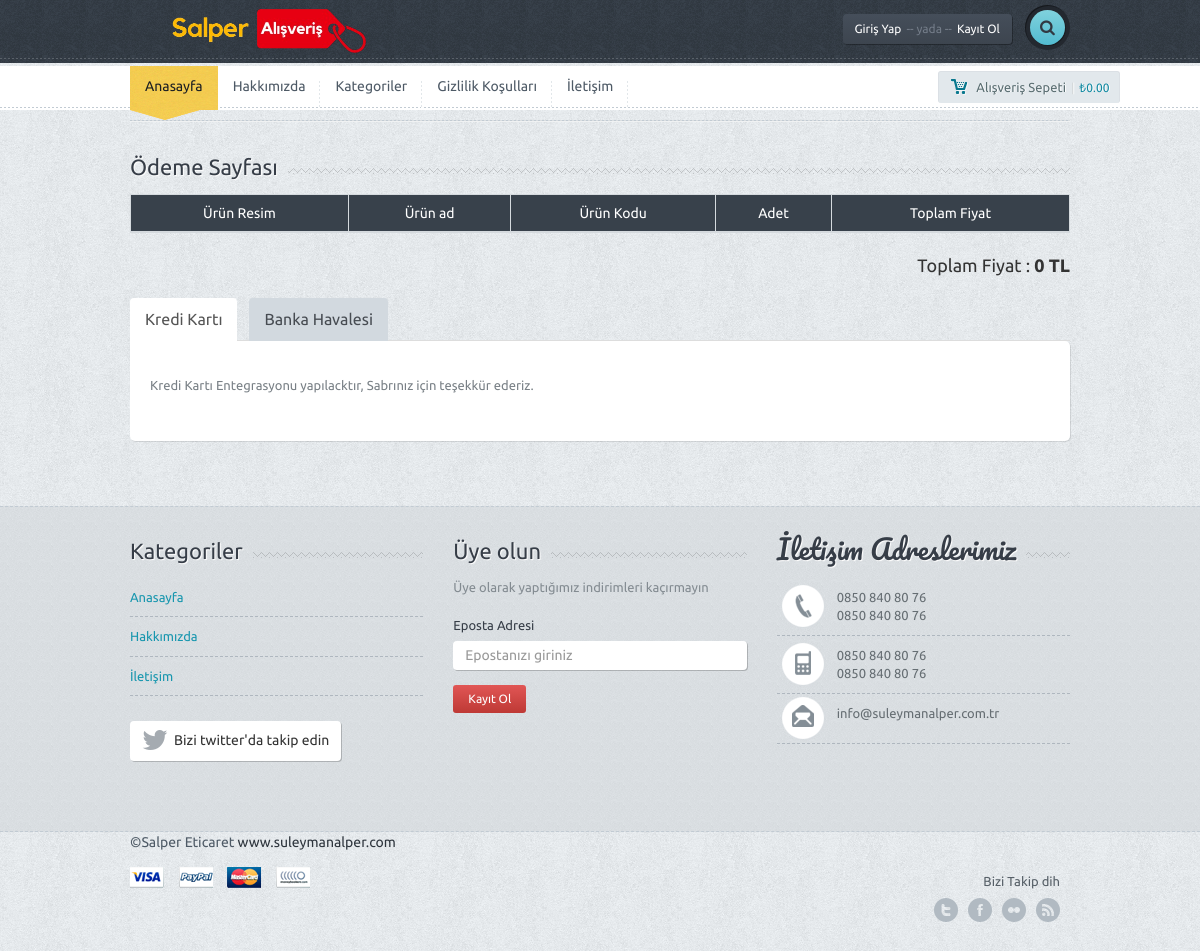
The page /eticaret/odeme.php on the database its author committed.
### tables this page shows
CREATE TABLE `ayar` (
  `ayar_id` int(11) NOT NULL,
  `ayar_logo` varchar(250) NOT NULL,
  `ayar_url` varchar(50) NOT NULL,
  `ayar_title` varchar(250) NOT NULL,
  `ayar_description` varchar(250) NOT NULL,
  `ayar_keywords` varchar(50) NOT NULL,
  `ayar_author` varchar(50) NOT NULL,
  `ayar_tel` varchar(50) NOT NULL,
  `ayar_gsm` varchar(50) NOT NULL,
  `ayar_faks` varchar(50) NOT NULL,
  `ayar_mail` varchar(50) NOT NULL,
  `ayar_ilce` varchar(50) NOT NULL,
  `ayar_il` varchar(50) NOT NULL,
  `ayar_adres` varchar(250) NOT NULL,
  `ayar_mesai` varchar(250) NOT NULL,
  `ayar_maps` varchar(250) NOT NULL,
  `ayar_analystic` varchar(50) NOT NULL,
  `ayar_zopim` varchar(250) NOT NULL,
  `ayar_facebook` varchar(50) NOT NULL,
  `ayar_twitter` varchar(50) NOT NULL,
  `ayar_google` varchar(50) NOT NULL,
  `ayar_youtube` varchar(50) NOT NULL,
  `ayar_smtphost` varchar(50) NOT NULL,
  `ayar_smtpuser` varchar(50) NOT NULL,
  `ayar_smtppassword` varchar(50) NOT NULL,
  `ayar_smtpport` varchar(50) NOT NULL,
  `ayar_bakim` enum('0','1') NOT NULL DEFAULT '1'
);

CREATE TABLE `menu` (
  `menu_id` int(11) NOT NULL,
  `menu_ust` varchar(50) NOT NULL,
  `menu_ad` varchar(100) NOT NULL,
  `menu_detay` text NOT NULL,
  `menu_url` varchar(250) NOT NULL,
  `menu_sira` int(2) NOT NULL,
  `menu_durum` enum('0','1') NOT NULL,
  `menu_seourl` varchar(250) NOT NULL
);

### eticaret/odeme.php (the view, shortened to what this page needs)
<?php include 'header.php'; ?>
<div class="container">
    <div class="lines"></div>
</div>
<div class="container">
    <div class="row">
        <div class="col-md-12">
        </div>
    </div>
    <div class="title-bg">
        <div class="title">Ödeme Sayfası</div>
    </div>
    <div class="table-responsive">
        <table class="table table-bordered chart">
            <thead>
                <tr>
                    <th>Ürün Resim</th>
                    <th>Ürün ad</th>
                    <th>Ürün Kodu</th>
                    <th>Adet</th>
                    <th>Toplam Fiyat</th>
                </tr>
            </thead>
                    <?php
                    $toplam_fiyat = 0;
                    ?>
            </table>
        </div>
        <div class="row">
            <div class="col-md-6">
            </div>
            <div class="col-md-3 col-md-offset-3">
                <div class="subtotal-wrap">
                    <div class="total">Toplam Fiyat : <span class="bigprice"><?php echo $toplam_fiyat ?> TL</span></div>
                </div>
                <div class="clearfix"></div>
            </div>
        </div>
        <div class="tab-review">
            <ul id="myTab" class="nav nav-tabs shop-tab">
                <li class="active"><a href="#desc" data-toggle="tab">Kredi Kartı</a></li>
                <li><a href="#rev" data-toggle="tab">Banka Havalesi </a></li>
            </ul>
            <div id="myTabContent" class="tab-content shop-tab-ct">
                <div class="tab-pane fade active in" id="desc">
                    <p>Kredi Kartı Entegrasyonu yapılacktır, Sabrınız için teşekkür ederiz.</p>
                </div>
        </div>
    </div>
    <div class="spacer"></div>
</div>
<?php include 'footer.php'; ?>

### eticaret/header.php (shortened to what this page needs)
<?php
include 'nedmin/netting/baglan.php';
$ayarsor = $db->prepare("SELECT * FROM ayar where ayar_id=:id");
$ayarsor->execute(array(
  'id' => 0
));
$ayarcek = $ayarsor->fetch(PDO::FETCH_ASSOC);
if (isset($_SESSION['userkullanici_mail'])) {
  $kullanicisor = $db->prepare("SELECT * FROM kullanici where kullanici_mail=:mail");
  $kullanicisor->execute(array(
    'mail' => $_SESSION['userkullanici_mail']
  ));
  $say = $kullanicisor->rowCount();
  $kullanicicek = $kullanicisor->fetch(PDO::FETCH_ASSOC);
} else {
  $kullanicicek = null;
}
?>
<!DOCTYPE html>
<html lang="en">
<head>
  <link href='font-awesome\css\font-awesome.css' rel="stylesheet" type="text/css">
  <link href="bootstrap\css\bootstrap.min.css" rel="stylesheet">
  <link rel="stylesheet" type="text/css" href="css/animate.css">
  <link rel="stylesheet" href="style.css">
  <link rel="stylesheet" href="css\owl.carousel.css">
  <link rel="stylesheet" href="css\owl.transitions.css">
</head>
<body>
  <div id="wrapper">
    <div class="header">
      <div class="container">
        <div class="row">
          <div class="col-xs-6 col-md-4 main-logo animated shake">
            <a href="index.php"><img width="250" src="<?php echo $ayarcek['ayar_logo'] ?>" alt="Site Logosu" class="logo img-responsive"></a>
          </div>
          <div class="col-md-8">
            <div class="pushright">
              <div class="top">
                <?php
                if (!isset($_SESSION['userkullanici_mail'])) { ?>
                  <a href="#" id="reg" class="btn btn-default btn-dark">Giriş Yap<span>-- yada --</span>Kayıt Ol</a>
                <?php } else { ?>
                  <a href="#" class="btn btn-default btn-dark">Hoşgeldin<span>--</span><?php echo $kullanicicek['kullanici_adsoyad'] ?></a>
                <?php } ?>
                <div class="srch-wrap">
                  <a href="#" id="srch" class="btn btn-default btn-search"><i class="fa fa-search"></i></a>
                </div>
              </div>
            </div>
          </div>
        </div>
      </div>
      <div class="dashed"></div>
    </div>
    <div class="main-nav">
      <div class="navbar navbar-default navbar-static-top">
        <div class="container">
          <div class="row">
            <div class="col-md-10">
              <div class="navbar-collapse collapse">
                <ul class="nav navbar-nav">
                  <li><a href="index.php" class="active">Anasayfa</a>
                    <div class="curve"></div>
                  </li>
                  <?php
                  $menusor = $db->prepare("SELECT * FROM menu where menu_durum=:durum order by menu_sira ASC limit 5");
                  $menusor->execute(array(
                    'durum' => 1
                  ));
                  while ($menucek = $menusor->fetch(PDO::FETCH_ASSOC)) {
                  ?>
                    <li><a href="
        <?php
                    if (!empty($menucek['menu_url'])) {
                      echo $menucek['menu_url'];
                    } else {
                      echo "sayfa-" . seo($menucek['menu_ad']);
                    }
        ?>
        "><?php echo $menucek['menu_ad'] ?></a></li>
                  <?php } ?>
                </ul>
              </div>
            </div>
            <div class="col-md-2 machart">
              <button id="popcart" class="btn btn-default btn-chart btn-sm "><span class="mychart">Alışveriş Sepeti</span>|<span class="allprice">₺0.00</span></button>
            </div>
          </div>
        </div>
      </div>
    </div>

### eticaret/footer.php (shortened to what this page needs)
<div class="f-widget">
		<div class="container">
			<div class="row">
				<div class="col-md-4">
					<div class="title-widget-bg">
						<div class="title-widget">Kategoriler</div>
					</div>
					<ul class="tweets">
					<li><a href="index.php" >Anasayfa</a></li>
					<li><a href="hakkimizda.php" >Hakkımızda</a></li>
					<li><a href="iletisim.php" >İletişim</a></li>
					</ul>
					<a href="https://x.com/" class="btn btn-default btn-follow"><i class="fa fa-twitter fa-2x"></i><div>Bizi twitter'da takip edin</div></a>
				</div>
				<div class="col-md-4">
					<div class="title-widget-bg">
						<div class="title-widget">Üye olun</div>
					</div>
					<div class="newsletter">
						<p>
							Üye olarak yaptığımız indirimleri kaçırmayın
						</p>
						<form role="form">
							<div class="form-group">
								<label>Eposta Adresi</label>
								<input type="email" class="form-control newstler-input" id="exampleInputEmail1" placeholder="Epostanızı giriniz">
								<button class="btn btn-default btn-red btn-sm">Kayıt Ol</button>
							</div>
						</form>
					</div>
				</div>
				<div class="col-md-4">
					<div class="title-widget-bg">
						<div class="title-widget-cursive">İletişim Adreslerimiz</div>
					</div>
					<ul class="contact-widget">
						<li class="fphone"><?php echo $ayarcek['ayar_tel']; ?> <br> <?php echo $ayarcek['ayar_faks']; ?></li>
						<li class="fmobile"><?php echo $ayarcek['ayar_gsm']; ?><br><?php echo $ayarcek['ayar_gsm']; ?></li>
						<li class="fmail lastone"><?php echo $ayarcek['ayar_mail']; ?></li>
					</ul>
				</div>
			</div>
			<div class="spacer"></div>
		</div>
	</div>
	<div class="footer">
		<div class="container">
			<div class="row">
				<div class="col-md-9">
					<div class="f-credit">&copy;<?php echo $ayarcek['ayar_author'] ?> <a href="https://suleymanalper.com">www.suleymanalper.com</a></div>
					<a href=""><div class="payment visa"></div></a>
					<a href=""><div class="payment paypal"></div></a>
					<a href=""><div class="payment mc"></div></a>
					<a href=""><div class="payment nh"></div></a>
				</div>
				<div class="col-md-3">
					<div class="followon">Bizi Takip dih</div>
					<div class="fsoc">
						<a href="http://<?php echo $ayarcek['ayar_twitter']; ?>" class="ftwitter">twitter</a>
						<a href="http://<?php echo $ayarcek['ayar_facebook']; ?>" class="ffacebook">facebook</a>
						<a href="http://<?php echo $ayarcek['ayar_youtube']; ?>" class="fflickr">Youtube</a>
						<a href="http://<?php echo $ayarcek['ayar_google']; ?>" class="ffeed">Google</a>
					</div>
					<div class="clearfix"></div>
				</div>
			</div>
		</div>
	</div>
	</div>
  </body>
</html>

### rows shown on the page
ayar: ayar_logo (picture), ayar_tel "0850 840 80 76", ayar_faks "0850 840 80 76", ayar_gsm "0850 840 80 76", ayar_mail "info@suleymanalper.com.tr", ayar_author "Salper Eticaret"
menu: menu_ad "Hakkımızda"
menu: menu_ad "Kategoriler"
menu: menu_ad "Gizlilik Koşulları"
menu: menu_ad "İletişim"

### other values the page prints
$toplam_fiyat "0"
